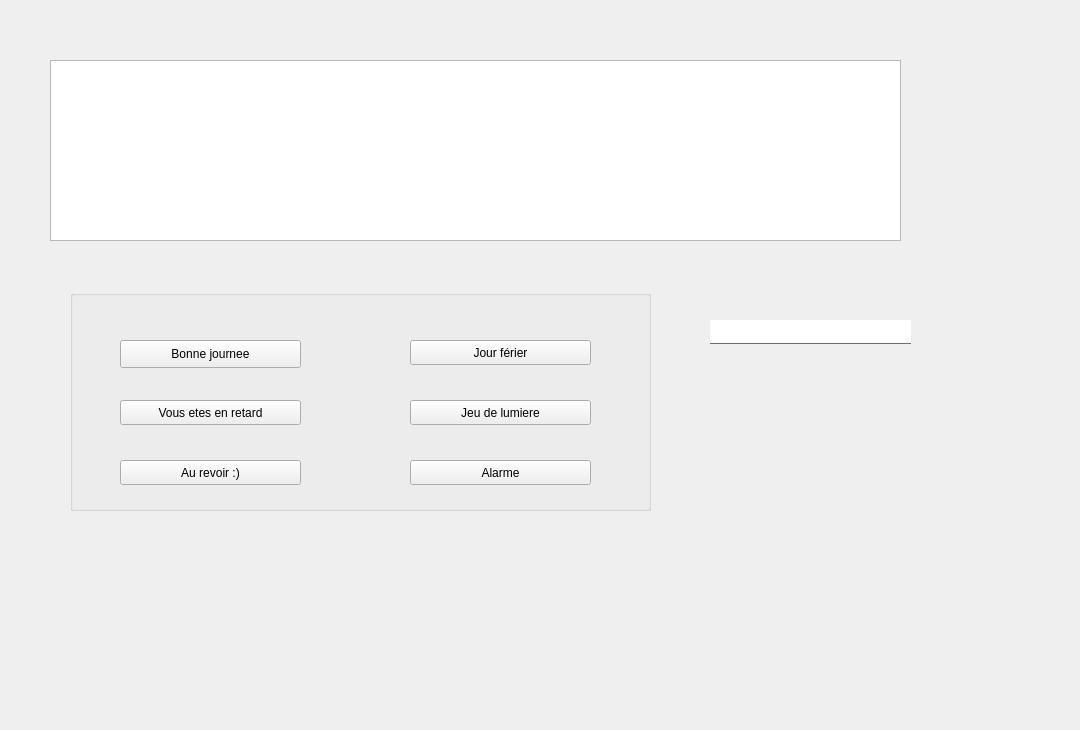
    <widget class="QWidget" name="tab_16">
     <attribute name="title">
      <string>RFID</string>
     </attribute>
     <widget class="QTableView" name="tableView_arduino_2">
      <property name="geometry">
       <rect>
        <x>50</x>
        <y>60</y>
        <width>851</width>
        <height>181</height>
       </rect>
      </property>
     </widget>
     <widget class="QLineEdit" name="le_date_2">
      <property name="geometry">
       <rect>
        <x>710</x>
        <y>320</y>
        <width>201</width>
        <height>24</height>
       </rect>
      </property>
      <property name="styleSheet">
       <string notr="true">font: 9pt 'Century Gothic';border:none;
border-bottom:1px solid #707172;
font: 12pt &quot;Century Gothic&quot;;</string>
      </property>
     </widget>
     <widget class="QGroupBox" name="groupBox_9">
      <property name="geometry">
       <rect>
        <x>70</x>
        <y>290</y>
        <width>581</width>
        <height>221</height>
       </rect>
      </property>
      <property name="styleSheet">
       <string notr="true">font: 9pt 'Century Gothic';</string>
      </property>
      <property name="title">
       <string/>
      </property>
      <widget class="QPushButton" name="pushButton_lcdg">
       <property name="geometry">
        <rect>
         <x>50</x>
         <y>110</y>
         <width>181</width>
         <height>25</height>
        </rect>
       </property>
       <property name="styleSheet">
        <string notr="true"/>
       </property>
       <property name="text">
        <string>Vous etes en retard</string>
       </property>
      </widget>
      <widget class="QPushButton" name="pushButton_lcd_7">
       <property name="geometry">
        <rect>
         <x>340</x>
         <y>110</y>
         <width>181</width>
         <height>25</height>
        </rect>
       </property>
       <property name="styleSheet">
        <string notr="true"/>
       </property>
       <property name="text">
        <string>Jeu de lumiere</string>
       </property>
      </widget>
      <widget class="QPushButton" name="pushButton_lcd_8">
       <property name="geometry">
        <rect>
         <x>50</x>
         <y>170</y>
         <width>181</width>
         <height>25</height>
        </rect>
       </property>
       <property name="styleSheet">
        <string notr="true"/>
       </property>
       <property name="text">
        <string>Au revoir :)</string>
       </property>
      </widget>
      <widget class="QPushButton" name="pushButton_lcd_9">
       <property name="geometry">
        <rect>
         <x>340</x>
         <y>50</y>
         <width>181</width>
         <height>25</height>
        </rect>
       </property>
       <property name="styleSheet">
        <string notr="true"/>
       </property>
       <property name="text">
        <string>Jour férier</string>
       </property>
      </widget>
      <widget class="QPushButton" name="pushButton_lcd_10">
       <property name="geometry">
        <rect>
         <x>340</x>
         <y>170</y>
         <width>181</width>
         <height>25</height>
        </rect>
       </property>
       <property name="styleSheet">
        <string notr="true"/>
       </property>
       <property name="text">
        <string>Alarme</string>
       </property>
      </widget>
      <widget class="QPushButton" name="pushButton_lcd_11">
       <property name="geometry">
        <rect>
         <x>50</x>
         <y>50</y>
         <width>181</width>
         <height>28</height>
        </rect>
       </property>
       <property name="text">
        <string>Bonne journee</string>
       </property>
      </widget>
     </widget>
     <widget class="QLabel" name="bg_eq_8">
      <property name="geometry">
       <rect>
        <x>0</x>
        <y>0</y>
        <width>1071</width>
        <height>721</height>
       </rect>
      </property>
      <property name="text">
       <string/>
      </property>
     </widget>
     <zorder>bg_eq_8</zorder>
     <zorder>tableView_arduino_2</zorder>
     <zorder>le_date_2</zorder>
     <zorder>groupBox_9</zorder>
    </widget>
